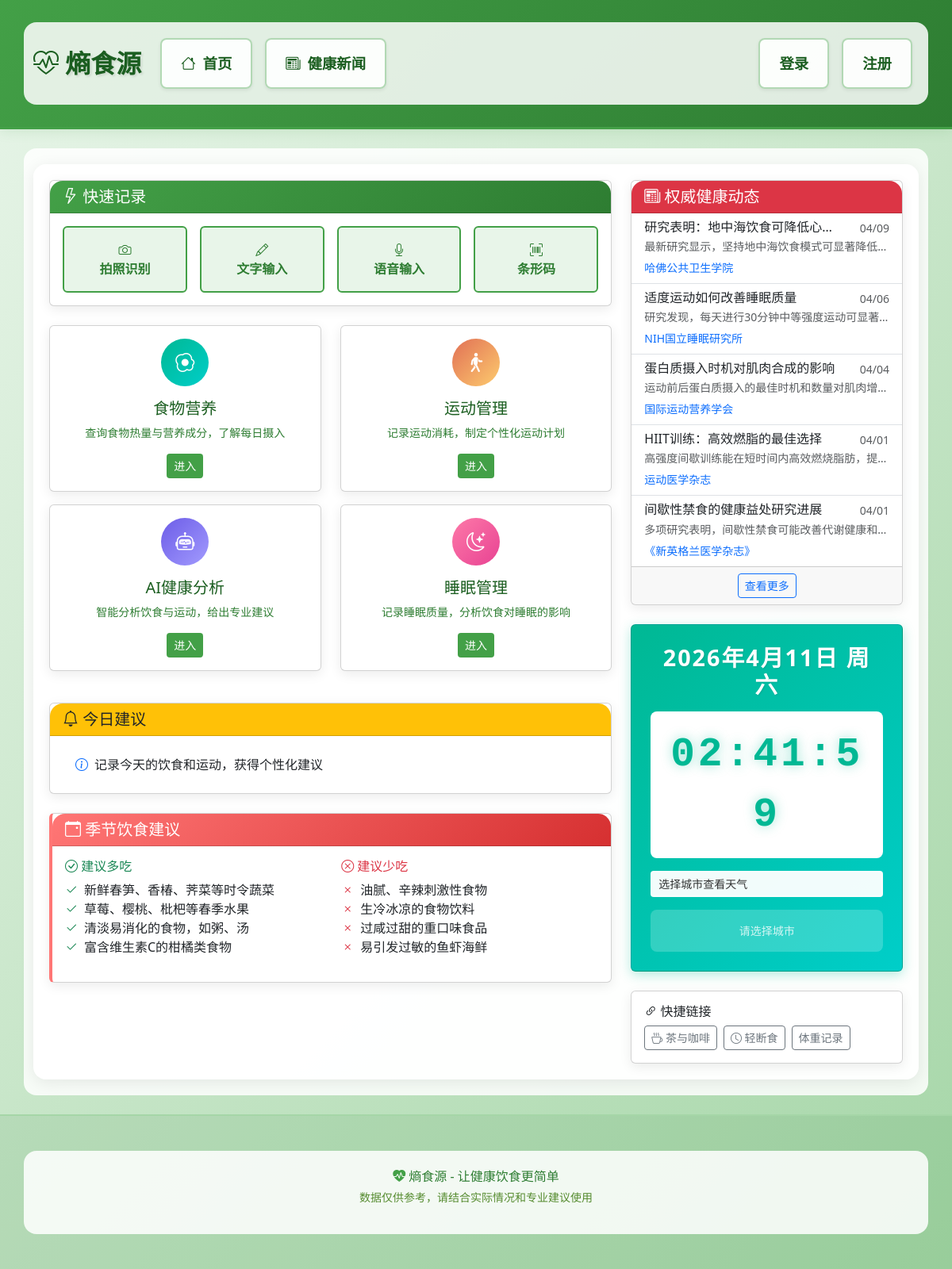
The page / on the database its author committed.
### models.py (models this page shows)
class HealthNews(db.Model):
    __tablename__ = 'health_news'
    id = db.Column(db.Integer, primary_key=True)
    title = db.Column(db.String(255), nullable=False)
    summary = db.Column(db.Text)
    content = db.Column(db.Text)
    source = db.Column(db.String(100))
    source_url = db.Column(db.String(500))
    image_url = db.Column(db.String(500))
    published_at = db.Column(db.DateTime)
    category = db.Column(db.String(50))  # nutrition, exercise, sleep, research
    created_at = db.Column(db.DateTime, default=datetime.utcnow)

### app.py (the view)
@app.route('/')
def index():
    life_expectancy_bonus, tips = calculate_life_expectancy() if current_user.is_authenticated else (0, [])
    news = HealthNews.query.order_by(HealthNews.published_at.desc()).limit(5).all()
    today_stats = get_today_stats() if current_user.is_authenticated else None
    return render_template('index.html',
                         news=news,
                         life_expectancy_bonus=life_expectancy_bonus,
                         tips=tips,
                         today_stats=today_stats)

### app.py (called while the page is built)
@app.context_processor
def inject_variables():
    life_expectancy_bonus = 0
    return dict(
        life_expectancy_bonus=life_expectancy_bonus,
        timedelta=timedelta
    )

### templates/index.html (shortened to what this page needs)
{% extends "base.html" %}
{% block content %}
<div class="row">
    <div class="col-lg-8">
        <div class="card mb-4">
            <div class="card-header" style="background: linear-gradient(135deg, #43a047, #2e7d32); color: white;">
                <h5 class="mb-0"><i class="bi bi-lightning"></i> 快速记录</h5>
            </div>
            <div class="card-body">
                <div class="row g-3">
                    <div class="col-6 col-md-3">
                        <a href="{{ url_for('food_camera') }}" class="btn w-100 py-3 quick-btn" style="background: #e8f5e9; color: #2e7d32; border: 2px solid #43a047;">
                            <i class="bi bi-camera"></i>
                            <div><strong>拍照识别</strong></div>
                        </a>
                    </div>
                    <div class="col-6 col-md-3">
                        <a href="{{ url_for('food_text') }}" class="btn w-100 py-3 quick-btn" style="background: #e8f5e9; color: #2e7d32; border: 2px solid #43a047;">
                            <i class="bi bi-pencil"></i>
                            <div><strong>文字输入</strong></div>
                        </a>
                    </div>
                    <div class="col-6 col-md-3">
                        <a href="{{ url_for('food_voice') }}" class="btn w-100 py-3 quick-btn" style="background: #e8f5e9; color: #2e7d32; border: 2px solid #43a047;">
                            <i class="bi bi-mic"></i>
                            <div><strong>语音输入</strong></div>
                        </a>
                    </div>
                    <div class="col-6 col-md-3">
                        <a href="{{ url_for('food_barcode') }}" class="btn w-100 py-3 quick-btn" style="background: #e8f5e9; color: #2e7d32; border: 2px solid #43a047;">
                            <i class="bi bi-upc-scan"></i>
                            <div><strong>条形码</strong></div>
                        </a>
                    </div>
                </div>
            </div>
        </div>
        <div class="row mb-4">
            <div class="col-md-6 mb-3">
                <div class="card feature-card h-100">
                    <div class="card-body text-center">
                        <div class="feature-icon" style="background: linear-gradient(135deg, #00b894, #00cec9);">
                            <i class="bi bi-egg-fried"></i>
                        </div>
                        <h5 style="color: #1b5e20;">食物营养</h5>
                        <p class="small" style="color: #2e7d32;">查询食物热量与营养成分，了解每日摄入</p>
                        <a href="{{ url_for('foods') }}" class="btn btn-sm" style="background: #43a047; color: white;">进入</a>
                    </div>
                </div>
            </div>
            <div class="col-md-6 mb-3">
                <div class="card feature-card h-100">
                    <div class="card-body text-center">
                        <div class="feature-icon" style="background: linear-gradient(135deg, #e17055, #fdcb6e);">
                            <i class="bi bi-person-walking"></i>
                        </div>
                        <h5 style="color: #1b5e20;">运动管理</h5>
                        <p class="small" style="color: #2e7d32;">记录运动消耗，制定个性化运动计划</p>
                        <a href="{{ url_for('exercise') }}" class="btn btn-sm" style="background: #43a047; color: white;">进入</a>
                    </div>
                </div>
            </div>
            <div class="col-md-6 mb-3">
                <div class="card feature-card h-100">
                    <div class="card-body text-center">
                        <div class="feature-icon" style="background: linear-gradient(135deg, #6c5ce7, #a29bfe);">
                            <i class="bi bi-robot"></i>
                        </div>
                        <h5 style="color: #1b5e20;">AI健康分析</h5>
                        <p class="small" style="color: #2e7d32;">智能分析饮食与运动，给出专业建议</p>
                        <a href="{{ url_for('ai_analysis') }}" class="btn btn-sm" style="background: #43a047; color: white;">进入</a>
                    </div>
                </div>
            </div>
            <div class="col-md-6 mb-3">
                <div class="card feature-card h-100">
                    <div class="card-body text-center">
                        <div class="feature-icon" style="background: linear-gradient(135deg, #fd79a8, #e84393);">
                            <i class="bi bi-moon-stars"></i>
                        </div>
                        <h5 style="color: #1b5e20;">睡眠管理</h5>
                        <p class="small" style="color: #2e7d32;">记录睡眠质量，分析饮食对睡眠的影响</p>
                        <a href="{{ url_for('sleep') }}" class="btn btn-sm" style="background: #43a047; color: white;">进入</a>
                    </div>
                </div>
            </div>
        </div>
        <div class="card mb-4">
            <div class="card-header bg-warning text-dark">
                <h5 class="mb-0"><i class="bi bi-bell"></i> 今日建议</h5>
            </div>
            <div class="card-body">
                <ul class="list-group list-group-flush">
                    {% if tips %}
                        {% for tip in tips %}
                        <li class="list-group-item d-flex align-items-center">
                            <span class="me-2">{{ tip }}</span>
                        </li>
                        {% endfor %}
                    {% else %}
                        <li class="list-group-item d-flex align-items-center">
                            <i class="bi bi-info-circle text-primary me-2"></i>
                            <span>记录今天的饮食和运动，获得个性化建议</span>
                        </li>
                    {% endif %}
                </ul>
            </div>
        </div>
        <div class="card mb-4" style="border-left: 4px solid #ff7675;">
            <div class="card-header" style="background: linear-gradient(135deg, #ff7675, #d63031); color: white;">
                <h5 class="mb-0"><i class="bi bi-calendar-event"></i> 季节饮食建议</h5>
            </div>
            <div class="card-body">
                <div class="row">
                    <div class="col-md-6">
                        <h6 class="text-success"><i class="bi bi-check-circle"></i> 建议多吃</h6>
                        <ul class="list-unstyled">
                            <li><i class="bi bi-check2 text-success me-2"></i>新鲜春笋、香椿、荠菜等时令蔬菜</li>
                            <li><i class="bi bi-check2 text-success me-2"></i>草莓、樱桃、枇杷等春季水果</li>
                            <li><i class="bi bi-check2 text-success me-2"></i>清淡易消化的食物，如粥、汤</li>
                            <li><i class="bi bi-check2 text-success me-2"></i>富含维生素C的柑橘类食物</li>
                        </ul>
                    </div>
                    <div class="col-md-6">
                        <h6 class="text-danger"><i class="bi bi-x-circle"></i> 建议少吃</h6>
                        <ul class="list-unstyled">
                            <li><i class="bi bi-x text-danger me-2"></i>油腻、辛辣刺激性食物</li>
                            <li><i class="bi bi-x text-danger me-2"></i>生冷冰凉的食物饮料</li>
                            <li><i class="bi bi-x text-danger me-2"></i>过咸过甜的重口味食品</li>
                            <li><i class="bi bi-x text-danger me-2"></i>易引发过敏的鱼虾海鲜</li>
                        </ul>
                    </div>
                </div>
            </div>
        </div>
    </div>
    <div class="col-lg-4">
        <div class="card mb-4">
            <div class="card-header bg-danger text-white">
                <h5 class="mb-0"><i class="bi bi-newspaper"></i> 权威健康动态</h5>
            </div>
            <div class="card-body p-0">
                {% if news %}
                <div class="list-group list-group-flush">
                    {% for item in news %}
                    <a href="{{ url_for('news') }}" class="list-group-item list-group-item-action">
                        <div class="d-flex w-100 justify-content-between">
                            <h6 class="mb-1 text-truncate" style="max-width: 80%;">{{ item.title }}</h6>
                            <small class="text-muted">{{ item.published_at.strftime('%m/%d') }}</small>
                        </div>
                        <p class="mb-1 small text-muted text-truncate">{{ item.summary }}</p>
                        <small class="text-primary">{{ item.source }}</small>
                    </a>
                    {% endfor %}
                </div>
                {% else %}
                <div class="p-3 text-center text-muted">
                    <p>暂无最新新闻</p>
                </div>
                {% endif %}
                <div class="card-footer text-center">
                    <a href="{{ url_for('news') }}" class="btn btn-sm btn-outline-primary">查看更多</a>
                </div>
            </div>
        </div>
        <div class="card text-white" style="background: linear-gradient(135deg, #00b894, #00cec9); box-shadow: 0 4px 15px rgba(0, 184, 148, 0.3);">
            <div class="card-body text-center p-4">
                <div class="mb-3">
                    <div id="current-date" class="display-4 fw-bold" style="font-size: 1.8rem; letter-spacing: 2px; text-shadow: 1px 1px 2px rgba(0,0,0,0.1);">2026年4月10日 周五</div>
                </div>
                <div class="bg-white rounded-3 p-3 mb-3" style="background: rgba(255,255,255,0.95);">
                    <div id="current-time" class="fw-bold" style="font-family: 'Courier New', monospace; font-size: 3.2rem; letter-spacing: 4px; color: #00b894; text-shadow: 0 0 15px rgba(0, 184, 148, 0.4);">
                    </div>
                </div>
                <div class="mb-3">
                    <select id="city-select" class="form-select form-select-sm" style="background: rgba(255,255,255,0.95); color: #333; border: 2px solid rgba(255,255,255,0.5);" onchange="updateWeather()">
                        <option value="">选择城市查看天气</option>
                    </select>
                </div>
                <div id="weather-display" class="mt-3 p-3 rounded-3" style="background: rgba(255,255,255,0.2);">
                    <div class="small" style="color: rgba(255,255,255,0.8);">请选择城市</div>
                </div>
            </div>
        </div>
        <div class="card mt-4">
            <div class="card-body">
                <h6 class="card-title"><i class="bi bi-link-45deg"></i> 快捷链接</h6>
                <div class="d-flex flex-wrap gap-2">
                    <a href="{{ url_for('beverages') }}" class="btn btn-sm btn-outline-secondary">
                        <i class="bi bi-cup-hot"></i> 茶与咖啡
                    </a>
                    <a href="{{ url_for('fasting') }}" class="btn btn-sm btn-outline-secondary">
                        <i class="bi bi-clock"></i> 轻断食
                    </a>
                    <a href="{{ url_for('weight') }}" class="btn btn-sm btn-outline-secondary">
                         体重记录
                    </a>
                </div>
            </div>
        </div>
    </div>
</div>
{% endblock %}

### static/css/style.css (style rules this page uses)
:root { --primary-color: #74b9ff; --primary-dark: #0984e3; --primary-light: #a8d8ff; --success-color: #00b894; --warning-color: #fdcb6e; --danger-color: #e17055; --info-color: #00cec9; }
body { font-family: -apple-system, BlinkMacSystemFont, "Segoe UI", Roboto, "Helvetica Neue", Arial, sans-serif; background: linear-gradient(135deg, #e8f5e9 0%, #c8e6c9 50%, #a5d6a7 100%); background-attachment: fixed; color: #2d3436; min-height: 100vh; }
.card { border: none; border-radius: 16px; box-shadow: 0 4px 15px rgba(0, 0, 0, 0.08); transition: transform 0.3s ease, box-shadow 0.3s ease; }
.card-header { border-radius: 16px 16px 0 0 !important; font-weight: 600; }
.quick-btn { border-radius: 12px; transition: all 0.3s ease; }
.feature-card { cursor: pointer; }
.feature-icon { width: 60px; height: 60px; border-radius: 50%; display: flex; align-items: center; justify-content: center; margin: 0 auto 1rem; font-size: 1.5rem; color: white; }
.list-group-item { border-left: none; border-right: none; }
.list-group-item:first-child { border-top: none; }
.list-group-item:last-child { border-bottom: none; }

### rows shown on the page
HealthNews: title "研究表明：地中海饮食可降低心…", published_at "04/09", summary "最新研究显示，坚持地中海饮食模式可显著降低…", source "哈佛公共卫生学院"
HealthNews: title "适度运动如何改善睡眠质量", published_at "04/06", summary "研究发现，每天进行30分钟中等强度运动可显著…", source "NIH国立睡眠研究所"
HealthNews: title "蛋白质摄入时机对肌肉合成的影响", published_at "04/04", summary "运动前后蛋白质摄入的最佳时机和数量对肌肉增…", source "国际运动营养学会"
HealthNews: title "HIIT训练：高效燃脂的最佳选择", published_at "04/01", summary "高强度间歇训练能在短时间内高效燃烧脂肪，提…", source "运动医学杂志"
HealthNews: title "间歇性禁食的健康益处研究进展", published_at "04/01", summary "多项研究表明，间歇性禁食可能改善代谢健康和…", source "《新英格兰医学杂志》"
